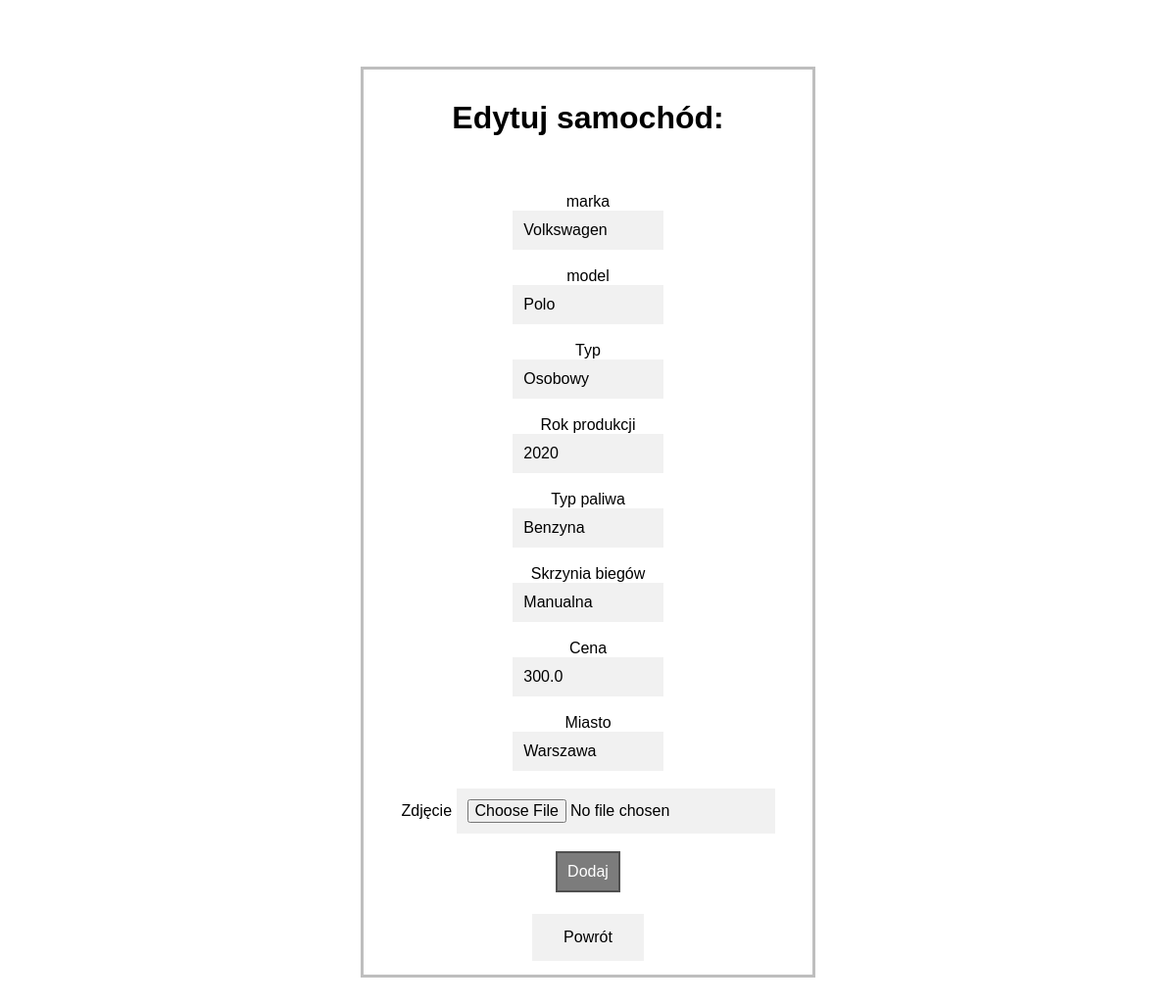
Screenshot of /admin/edit_car?car_id=1 (signed in) with the database file from the repository.
### tables this page shows
CREATE TABLE Car(
                    id INTEGER PRIMARY KEY AUTOINCREMENT,
                    brand VARCHAR(100) NOT NULL,
                    model VARCHAR(100) NOT NULL,
                    car_type VARCHAR(100) NOT NULL,
                    production_year INTEGER NOT NULL,
                    fuel_type VARCHAR(100) NOT NULL,
                    gearbox_type VARCHAR(100) NOT NULL,
                    price REAL NOT NULL,
                    city VARCHAR(100) NOT NULL,
                    nr_of_cars INTEGER NOT NULL,
                    image BLOB NOT NULL
                );

### serwer.py (the view)
@app.route("/admin/edit_car", methods=['GET'])
@login_required
def admin_editcar():
    if request.method == 'GET':
        verification = check_if_admin(current_user.username)
        if verification == True:
            car_id  = request.args.get('car_id', None)
            info = get_edit_car_info( car_id)
            return render_template("admin/add_car.html", info=info)
        else:
            return render_template("customer/info.html", info="Nie jesteś adminem", href="")

### database/car_db.py (called while the page is built)
def connect_to_db():
    connection = connect(DB_NAME, check_same_thread=False)
    cursor = connection.cursor()
    return connection, cursor

def fetch_car_by_id(id):
    connection, cursor = connect_to_db()
    data = cursor.execute("SELECT id, brand, model, car_type, production_year, fuel_type, gearbox_type, price, city, image FROM Car WHERE id = ?", [id])
    records = cursor.fetchall()
    connection.close()
    return records

### database/user_db.py (called while the page is built)
def connect_to_db():
    connection = connect(DB_NAME, check_same_thread=False)
    cursor = connection.cursor()
    return connection, cursor

def get_role_by_username(username):
    connection, cursor = connect_to_db()
    data = cursor.execute("SELECT role FROM User WHERE username = ?", [username])
    record = cursor.fetchone()
    connection.close()
    return record

def get_user_by_username(username):
    connection, cursor = connect_to_db()
    data = cursor.execute("SELECT * FROM User WHERE username = ?", [username])
    record = cursor.fetchone()
    connection.close()
    return record

### services/server_service.py (called while the page is built)
def check_if_admin(username):
    role = get_role_by_username(username)
    if role[0] == "admin":
        return True
    else:
        return False

### services/templates_service.py (called while the page is built)
def get_edit_car_info(car_id):
    car = fetch_car_by_id(car_id)
    info = []
    info.append(str(car[0][0])) #carid
    info.append(car[0][1]) #brand
    info.append(car[0][2]) #model
    info.append(car[0][3]) #cartype
    info.append(str(car[0][4])) #productionyear
    info.append(car[0][5]) #fueltype
    info.append(car[0][6]) #gearboxtype
    info.append(str(car[0][7])) #price
    info.append(car[0][8]) #city
    return info

### serwer.py (called while the page is built)
@login_manager.user_loader
def user_loader(username):
    if username is None:
        return None
    row = get_user_by_username(username)
    try:
        username = row[1]
        password = row[2]
    except:
        return None
    user = User()
    user.id = username
    user.username = username
    user.password = password
    return user

### templates/admin/add_car.html (shortened to what this page needs)
<!doctype html>
<html lang="pl">
    <head>
        <link rel="stylesheet" type="text/css" href="../../static/css/styles.css"/>
    </head>
    <body class="padeditcar">
        <div class="center">
            <h1>Edytuj samochód:</h1>
            <form method="POST", action='/add_car' enctype="multipart/form-data">
                <input type="hidden" id="car_id" name="car_id" value="{{ info.0 }}" ><br><br>
                <label for="brand">marka</label><br>
                <input type="text" id="brand" name="brand" value="{{ info.1 }}"><br><br>
                <label for="model">model</label><br>
                <input type="text" id="model" name="model" value="{{ info.2 }}"><br><br>
                <label for="car_type">Typ</label><br>
                <input type="text" id="car_type" name="car_type" value="{{ info.3 }}"><br><br>
                <label for="production_year">Rok produkcji</label><br>
                <input type="text" id="production_year" name="production_year" value="{{ info.4 }}"><br><br>
                <label for="fuel_type">Typ paliwa</label><br>
                <input type="text" id="fuel_type" name="fuel_type" value="{{ info.5 }}"><br><br>
                <label for="gearbox_type">Skrzynia biegów</label><br>
                <input type="text" id="gearbox_type" name="gearbox_type" value="{{ info.6 }}"><br><br>
                <label for="price">Cena</label><br>
                <input type="text" id="price" name="price" value="{{ info.7 }}"><br><br>
                <label for="city">Miasto</label><br>
                <input type="text" id="city" name="city" value="{{ info.8 }}"><br><br>
                <label for="img">Zdjęcie</label>
                <input type="file" id="img" name="img" accept="image/*"><br><br>
                <input type="submit" value="Dodaj">
              </form>
              <br>
              <a href="/admin/cars">
                <button class="button">Powrót</button>
            </a>
        </div>
    </body>
</html>

### static/css/styles.css (style rules this page uses)
body { font-family: arial, sans-serif; }
.center { margin: auto; border: 3px solid #bebebe; padding: 10px; text-align: center; }
.padeditcar { padding-top: 5%; padding-bottom: 5%; padding-left: 30%; padding-right: 30%; }
.button { border: none; color: white; padding: 15px 32px; text-align: center; text-decoration: none; display: inline-block; font-size: 16px; margin: 4px 2px; transition-duration: 0.4s; cursor: pointer; background-color: #f1f1f1; color: black; border: 0px solid rgb(80, 80, 80); }
input { border: 1px solid transparent; background-color: #f1f1f1; padding: 10px; font-size: 16px; }
input[type=text] { background-color: #f1f1f1; width: 30%; }
input[type=submit] { background-color: rgb(124, 124, 124); color: #fff; transition-duration: 0.4s; cursor: pointer; border: 2px solid rgb(80, 80, 80); }

### rows the page displays
Car: brand "Volkswagen", model "Polo", car_type "Osobowy", production_year "2020", fuel_type "Benzyna", gearbox_type "Manualna", price "300.0", city "Warszawa"
